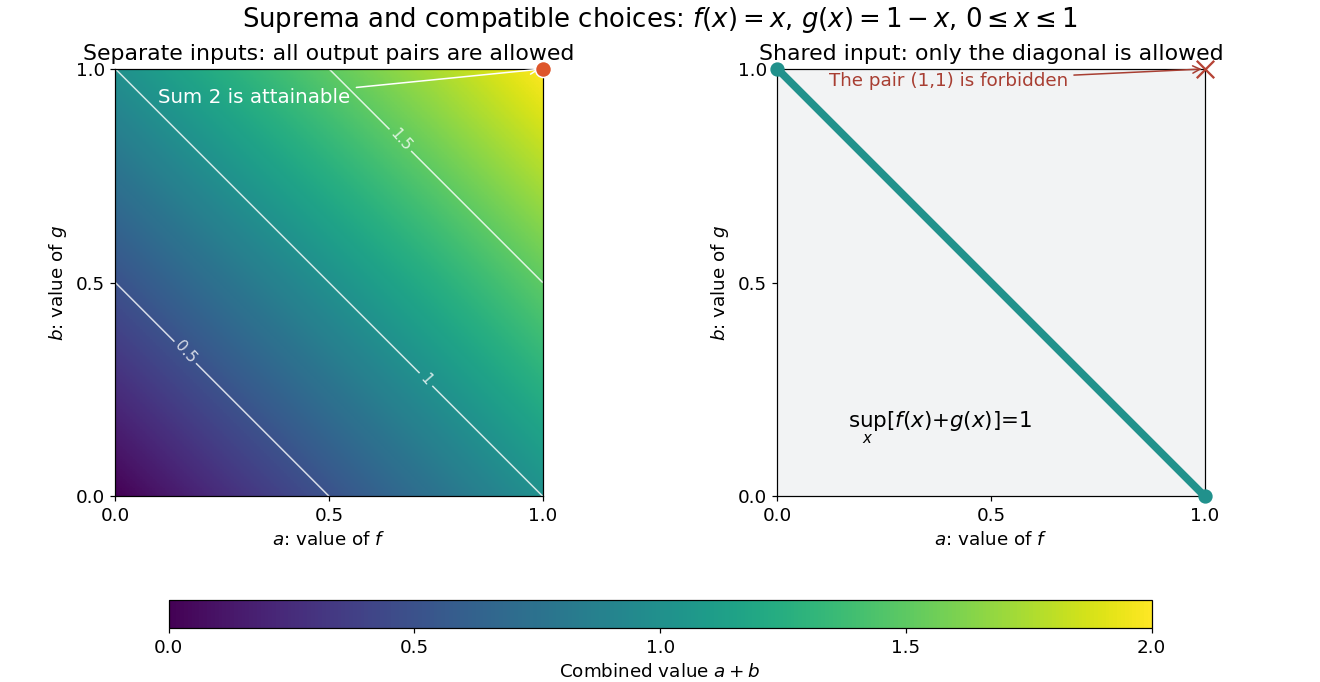

Recreate this plot in Python.
"""Original deterministic example for supremum of sums; render PNG to current directory."""
from pathlib import Path
import matplotlib
matplotlib.use('Agg')
import matplotlib.pyplot as plt
import numpy as np


def main():
    plt.rcParams.update({'font.size':12})
    fig,axs=plt.subplots(1,2,figsize=(12,6.2),layout='constrained',facecolor='white')
    a=np.linspace(0,1,301);aa,bb=np.meshgrid(a,a)
    norm=matplotlib.colors.Normalize(0,2);cmap=plt.colormaps['viridis']
    im=axs[0].pcolormesh(aa,bb,aa+bb,cmap=cmap,norm=norm,shading='auto',rasterized=True)
    cs=axs[0].contour(aa,bb,aa+bb,levels=[.5,1,1.5],colors='white',alpha=.8,linewidths=1)
    axs[0].clabel(cs,fmt='%g',fontsize=10)
    axs[0].scatter([1],[1],s=110,c='#de562b',edgecolor='white',zorder=5,clip_on=False)
    axs[0].annotate('Sum 2 is attainable',xy=(1,1),xytext=(.1,.92),color='white',fontsize=13,arrowprops={'arrowstyle':'->','color':'white'})
    axs[0].set_title('Separate inputs: all output pairs are allowed')
    axs[1].set_facecolor('#f2f3f4')
    axs[1].plot(a,1-a,lw=5,c=cmap(norm(1)),label=r'Shared input: $a+b=1$')
    axs[1].scatter([0,1],[1,0],s=70,c=[cmap(norm(1))],zorder=5,clip_on=False)
    axs[1].scatter([1],[1],s=130,marker='x',c='#b64335',zorder=5,clip_on=False)
    axs[1].annotate('The pair (1,1) is forbidden',xy=(1,1),xytext=(.12,.96),color='#a83e32',fontsize=12,arrowprops={'arrowstyle':'->','color':'#a83e32'})
    axs[1].text(.38,.16,r'$\sup_x[f(x)+g(x)]=1$',ha='center',fontsize=14)
    axs[1].set_title('Shared input: only the diagonal is allowed')
    for ax in axs:
        ax.set(xlim=(0,1),ylim=(0,1),xlabel=r'$a$: value of $f$',ylabel=r'$b$: value of $g$')
        ax.set_aspect('equal')
        ax.set_xticks([0,.5,1]);ax.set_yticks([0,.5,1])
    cb=fig.colorbar(im,ax=axs,orientation='horizontal',shrink=.75,pad=.1,aspect=35)
    cb.set_label(r'Combined value $a+b$');cb.set_ticks([0,.5,1,1.5,2])
    fig.suptitle(r'Suprema and compatible choices: $f(x)=x$, $g(x)=1-x$, $0\leq x\leq1$',fontsize=17)
    fig.savefig(Path.cwd()/(Path(__file__).stem+'.png'),dpi=110,facecolor='white');plt.close(fig)


if __name__=='__main__':main()
